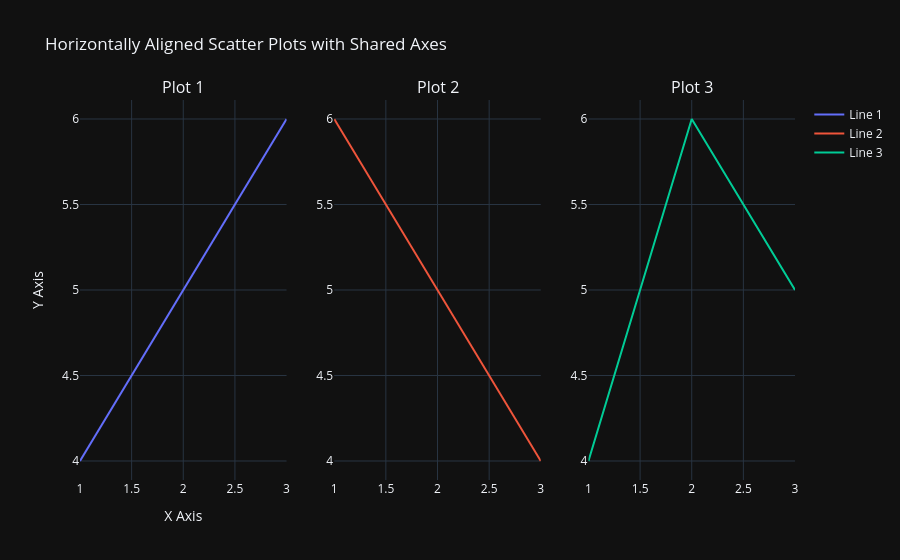

Notebook source saved alongside this figure:
### Code cell
# Create a 1-row, 3-column layout for subplots with shared axes
fig = make_subplots(
    rows=1, cols=3, 
    subplot_titles=("Plot 1", "Plot 2", "Plot 3")
)

# Add traces to the first subplot (scatter plot)
fig.add_trace(
    go.Scatter(x=[1, 2, 3], y=[4, 5, 6], mode='lines', name='Line 1'),
    row=1, col=1
)

# Add traces to the second subplot (scatter plot)
fig.add_trace(
    go.Scatter(x=[1, 2, 3], y=[6, 5, 4], mode='lines', name='Line 2'),
    row=1, col=2
)

# Add traces to the third subplot (scatter plot)
fig.add_trace(
    go.Scatter(x=[1, 2, 3], y=[4, 6, 5], mode='lines', name='Line 3'),
    row=1, col=3
)

# Update layout to adjust spacing and labels
fig.update_layout(
    title_text="Horizontally Aligned Scatter Plots with Shared Axes",
    showlegend=True,  # Show the legend
    xaxis_title="X Axis",  # Set common X axis title
    yaxis_title="Y Axis"   # Set common Y axis title
)

# Show the figure
fig.show()

### Figure 1 — Plotly figure (JSON) as saved in the notebook; plotly's stock layout.template omitted (floating-point values rounded to 4 significant figures)
{"data": [{"mode": "lines", "name": "Line 1", "x": [1, 2, 3], "y": [4, 5, 6], "type": "scatter", "xaxis": "x", "yaxis": "y"}, {"mode": "lines", "name": "Line 2", "x": [1, 2, 3], "y": [6, 5, 4], "type": "scatter", "xaxis": "x2", "yaxis": "y2"}, {"mode": "lines", "name": "Line 3", "x": [1, 2, 3], "y": [4, 6, 5], "type": "scatter", "xaxis": "x3", "yaxis": "y3"}], "layout": {"xaxis": {"anchor": "y", "domain": [0.0, 0.2889], "title": {"text": "X Axis"}}, "yaxis": {"anchor": "x", "domain": [0.0, 1.0], "title": {"text": "Y Axis"}}, "xaxis2": {"anchor": "y2", "domain": [0.3556, 0.6444]}, "yaxis2": {"anchor": "x2", "domain": [0.0, 1.0]}, "xaxis3": {"anchor": "y3", "domain": [0.7111, 1.0]}, "yaxis3": {"anchor": "x3", "domain": [0.0, 1.0]}, "annotations": [{"font": {"size": 16}, "showarrow": false, "text": "Plot 1", "x": 0.1444, "xanchor": "center", "xref": "paper", "y": 1.0, "yanchor": "bottom", "yref": "paper"}, {"font": {"size": 16}, "showarrow": false, "text": "Plot 2", "x": 0.5, "xanchor": "center", "xref": "paper", "y": 1.0, "yanchor": "bottom", "yref": "paper"}, {"font": {"size": 16}, "showarrow": false, "text": "Plot 3", "x": 0.8556, "xanchor": "center", "xref": "paper", "y": 1.0, "yanchor": "bottom", "yref": "paper"}], "title": {"text": "Horizontally Aligned Scatter Plots with Shared Axes"}, "showlegend": true}}
